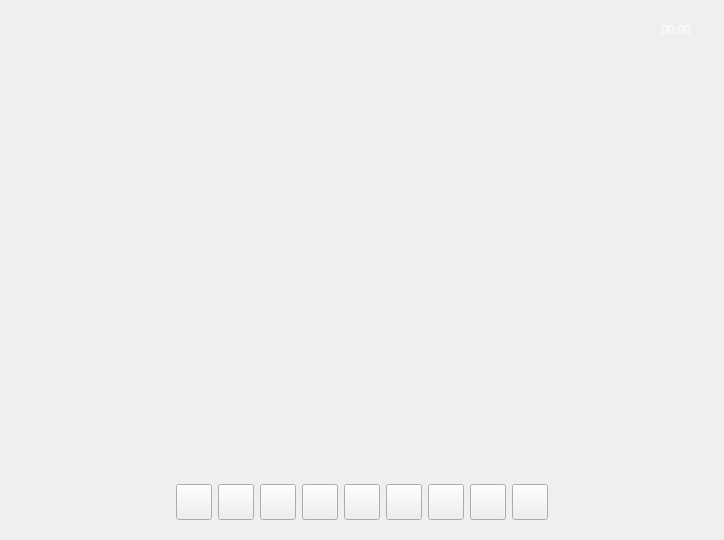
<?xml version="1.0" encoding="UTF-8"?>
<ui version="4.0">
 <class>VideoOverlay</class>
 <widget class="QWidget" name="VideoOverlay">
  <property name="geometry">
   <rect>
    <x>0</x>
    <y>0</y>
    <width>724</width>
    <height>540</height>
   </rect>
  </property>
  <property name="sizePolicy">
   <sizepolicy hsizetype="MinimumExpanding" vsizetype="MinimumExpanding">
    <horstretch>0</horstretch>
    <verstretch>0</verstretch>
   </sizepolicy>
  </property>
  <property name="acceptDrops">
   <bool>false</bool>
  </property>
  <property name="windowTitle">
   <string/>
  </property>
  <layout class="QGridLayout" name="gridLayout" rowstretch="0,1,0" columnstretch="0,0,2,0,0">
   <item row="2" column="0" colspan="5">
    <widget class="QWidget" name="bottomButtons" native="true">
     <layout class="QHBoxLayout" name="horizontalLayout_3">
      <item>
       <spacer name="horizontalSpacer">
        <property name="orientation">
         <enum>Qt::Horizontal</enum>
        </property>
        <property name="sizeHint" stdset="0">
         <size>
          <width>40</width>
          <height>20</height>
         </size>
        </property>
       </spacer>
      </item>
      <item>
       <widget class="OverlayButton" name="hangupButton">
        <property name="minimumSize">
         <size>
          <width>36</width>
          <height>36</height>
         </size>
        </property>
        <property name="maximumSize">
         <size>
          <width>36</width>
          <height>36</height>
         </size>
        </property>
        <property name="toolTip">
         <string>Hangup</string>
        </property>
        <property name="text">
         <string/>
        </property>
        <property name="iconSize">
         <size>
          <width>24</width>
          <height>24</height>
         </size>
        </property>
        <property name="originPix" stdset="0">
         <pixmap resource="../../resources/ressources.qrc">:/images/icons/ic_close_white_24dp.png</pixmap>
        </property>
        <property name="checkedPix" stdset="0">
         <pixmap resource="../../resources/ressources.qrc">:/images/icons/ic_close_white_24dp.png</pixmap>
        </property>
        <property name="tintColor" stdset="0">
         <color>
          <red>255</red>
          <green>0</green>
          <blue>0</blue>
         </color>
        </property>
       </widget>
      </item>
      <item>
       <widget class="OverlayButton" name="holdButton">
        <property name="minimumSize">
         <size>
          <width>36</width>
          <height>36</height>
         </size>
        </property>
        <property name="maximumSize">
         <size>
          <width>36</width>
          <height>36</height>
         </size>
        </property>
        <property name="toolTip">
         <string>Hold / Unhold</string>
        </property>
        <property name="text">
         <string/>
        </property>
        <property name="iconSize">
         <size>
          <width>24</width>
          <height>24</height>
         </size>
        </property>
        <property name="checkable">
         <bool>true</bool>
        </property>
        <property name="originPix" stdset="0">
         <pixmap resource="../../resources/ressources.qrc">:/images/icons/ic_pause_white_24dp.png</pixmap>
        </property>
        <property name="checkedPix" stdset="0">
         <pixmap resource="../../resources/ressources.qrc">:/images/icons/ic_play_white_24dp.png</pixmap>
        </property>
        <property name="tintColor" stdset="0">
         <color>
          <red>0</red>
          <green>170</green>
          <blue>255</blue>
         </color>
        </property>
       </widget>
      </item>
      <item>
       <widget class="OverlayButton" name="addToConferenceButton">
        <property name="minimumSize">
         <size>
          <width>36</width>
          <height>36</height>
         </size>
        </property>
        <property name="maximumSize">
         <size>
          <width>36</width>
          <height>36</height>
         </size>
        </property>
        <property name="toolTip">
         <string>Add a contact to this call</string>
        </property>
        <property name="text">
         <string/>
        </property>
        <property name="iconSize">
         <size>
          <width>24</width>
          <height>24</height>
         </size>
        </property>
        <property name="originPix" stdset="0">
         <pixmap resource="../../resources/ressources.qrc">:/images/icons/ic_group_add_white_24dp.png</pixmap>
        </property>
        <property name="checkedPix" stdset="0">
         <pixmap resource="../../resources/ressources.qrc">:/images/icons/ic_group_add_white_24dp.png</pixmap>
        </property>
        <property name="tintColor" stdset="0">
         <color>
          <red>0</red>
          <green>170</green>
          <blue>255</blue>
         </color>
        </property>
       </widget>
      </item>
      <item>
       <widget class="OverlayButton" name="transferCallButton">
        <property name="minimumSize">
         <size>
          <width>36</width>
          <height>36</height>
         </size>
        </property>
        <property name="maximumSize">
         <size>
          <width>36</width>
          <height>36</height>
         </size>
        </property>
        <property name="toolTip">
         <string>Transfer the call</string>
        </property>
        <property name="text">
         <string/>
        </property>
        <property name="iconSize">
         <size>
          <width>24</width>
          <height>24</height>
         </size>
        </property>
        <property name="originPix" stdset="0">
         <pixmap resource="../../resources/ressources.qrc">:/images/icons/ic_call_transfer_white_24px.png</pixmap>
        </property>
        <property name="checkedPix" stdset="0">
         <pixmap resource="../../resources/ressources.qrc">:/images/icons/ic_call_transfer_white_24px.png</pixmap>
        </property>
        <property name="tintColor" stdset="0">
         <color>
          <red>0</red>
          <green>170</green>
          <blue>255</blue>
         </color>
        </property>
       </widget>
      </item>
      <item>
       <widget class="OverlayButton" name="chatButton">
        <property name="minimumSize">
         <size>
          <width>36</width>
          <height>36</height>
         </size>
        </property>
        <property name="maximumSize">
         <size>
          <width>36</width>
          <height>36</height>
         </size>
        </property>
        <property name="toolTip">
         <string>Chat</string>
        </property>
        <property name="text">
         <string/>
        </property>
        <property name="iconSize">
         <size>
          <width>24</width>
          <height>24</height>
         </size>
        </property>
        <property name="originPix" stdset="0">
         <pixmap resource="../../resources/ressources.qrc">:/images/icons/ic_chat_white_24dp.png</pixmap>
        </property>
        <property name="checkedPix" stdset="0">
         <pixmap resource="../../resources/ressources.qrc">:/images/icons/ic_chat_white_24dp.png</pixmap>
        </property>
        <property name="tintColor" stdset="0">
         <color>
          <red>0</red>
          <green>170</green>
          <blue>255</blue>
         </color>
        </property>
       </widget>
      </item>
      <item>
       <widget class="OverlayButton" name="noMicButton">
        <property name="sizePolicy">
         <sizepolicy hsizetype="Minimum" vsizetype="Minimum">
          <horstretch>0</horstretch>
          <verstretch>0</verstretch>
         </sizepolicy>
        </property>
        <property name="minimumSize">
         <size>
          <width>36</width>
          <height>36</height>
         </size>
        </property>
        <property name="maximumSize">
         <size>
          <width>36</width>
          <height>36</height>
         </size>
        </property>
        <property name="toolTip">
         <string>Mute Mic</string>
        </property>
        <property name="text">
         <string/>
        </property>
        <property name="iconSize">
         <size>
          <width>24</width>
          <height>24</height>
         </size>
        </property>
        <property name="checkable">
         <bool>true</bool>
        </property>
        <property name="originPix" stdset="0">
         <pixmap resource="../../resources/ressources.qrc">:/images/icons/ic_mic_white_24dp.png</pixmap>
        </property>
        <property name="checkedPix" stdset="0">
         <pixmap resource="../../resources/ressources.qrc">:/images/icons/ic_mic_off_white_24dp.png</pixmap>
        </property>
        <property name="tintColor" stdset="0">
         <color>
          <red>0</red>
          <green>170</green>
          <blue>255</blue>
         </color>
        </property>
       </widget>
      </item>
      <item>
       <widget class="OverlayButton" name="noVideoButton">
        <property name="sizePolicy">
         <sizepolicy hsizetype="Minimum" vsizetype="Minimum">
          <horstretch>0</horstretch>
          <verstretch>0</verstretch>
         </sizepolicy>
        </property>
        <property name="minimumSize">
         <size>
          <width>36</width>
          <height>36</height>
         </size>
        </property>
        <property name="maximumSize">
         <size>
          <width>36</width>
          <height>36</height>
         </size>
        </property>
        <property name="toolTip">
         <string>Mute Video</string>
        </property>
        <property name="text">
         <string/>
        </property>
        <property name="iconSize">
         <size>
          <width>24</width>
          <height>24</height>
         </size>
        </property>
        <property name="checkable">
         <bool>true</bool>
        </property>
        <property name="originPix" stdset="0">
         <pixmap resource="../../resources/ressources.qrc">:/images/icons/ic_videocam_white.png</pixmap>
        </property>
        <property name="checkedPix" stdset="0">
         <pixmap resource="../../resources/ressources.qrc">:/images/icons/ic_videocam_off_white_24dp.png</pixmap>
        </property>
        <property name="tintColor" stdset="0">
         <color>
          <red>0</red>
          <green>170</green>
          <blue>255</blue>
         </color>
        </property>
       </widget>
      </item>
      <item>
       <widget class="OverlayButton" name="recButton">
        <property name="sizePolicy">
         <sizepolicy hsizetype="Fixed" vsizetype="Fixed">
          <horstretch>0</horstretch>
          <verstretch>0</verstretch>
         </sizepolicy>
        </property>
        <property name="minimumSize">
         <size>
          <width>36</width>
          <height>36</height>
         </size>
        </property>
        <property name="maximumSize">
         <size>
          <width>36</width>
          <height>36</height>
         </size>
        </property>
        <property name="toolTip">
         <string>Record call</string>
        </property>
        <property name="text">
         <string/>
        </property>
        <property name="iconSize">
         <size>
          <width>24</width>
          <height>24</height>
         </size>
        </property>
        <property name="originPix" stdset="0">
         <pixmap resource="../../resources/ressources.qrc">:/images/icons/ic_voicemail_white_24dp_2x.png</pixmap>
        </property>
        <property name="checkedPix" stdset="0">
         <pixmap resource="../../resources/ressources.qrc">:/images/icons/ic_voicemail_white_24dp_2x.png</pixmap>
        </property>
        <property name="tintColor" stdset="0">
         <color>
          <red>0</red>
          <green>170</green>
          <blue>255</blue>
         </color>
        </property>
       </widget>
      </item>
      <item>
       <widget class="OverlayButton" name="sipInputPanelButton">
        <property name="sizePolicy">
         <sizepolicy hsizetype="Fixed" vsizetype="Fixed">
          <horstretch>0</horstretch>
          <verstretch>0</verstretch>
         </sizepolicy>
        </property>
        <property name="minimumSize">
         <size>
          <width>36</width>
          <height>36</height>
         </size>
        </property>
        <property name="maximumSize">
         <size>
          <width>36</width>
          <height>36</height>
         </size>
        </property>
        <property name="toolTip">
         <string>Input Panel</string>
        </property>
        <property name="text">
         <string/>
        </property>
        <property name="iconSize">
         <size>
          <width>24</width>
          <height>24</height>
         </size>
        </property>
        <property name="checkable">
         <bool>true</bool>
        </property>
        <property name="originPix" stdset="0">
         <pixmap resource="../../resources/ressources.qrc">:/images/icons/icon-keypad-24-2x.png</pixmap>
        </property>
        <property name="checkedPix" stdset="0">
         <pixmap resource="../../resources/ressources.qrc">:/images/icons/icon-keypad-24-2x.png</pixmap>
        </property>
        <property name="tintColor" stdset="0">
         <color>
          <red>0</red>
          <green>170</green>
          <blue>255</blue>
         </color>
        </property>
       </widget>
      </item>
      <item>
       <spacer name="horizontalSpacer_2">
        <property name="orientation">
         <enum>Qt::Horizontal</enum>
        </property>
        <property name="sizeHint" stdset="0">
         <size>
          <width>40</width>
          <height>20</height>
         </size>
        </property>
       </spacer>
      </item>
     </layout>
    </widget>
   </item>
   <item row="0" column="2">
    <widget class="QWidget" name="topInfoBar" native="true">
     <layout class="QHBoxLayout" name="horizontalLayout_7">
      <item>
       <widget class="QLabel" name="nameLabel">
        <property name="palette">
         <palette>
          <active>
           <colorrole role="WindowText">
            <brush brushstyle="SolidPattern">
             <color alpha="255">
              <red>255</red>
              <green>255</green>
              <blue>255</blue>
             </color>
            </brush>
           </colorrole>
          </active>
          <inactive>
           <colorrole role="WindowText">
            <brush brushstyle="SolidPattern">
             <color alpha="255">
              <red>255</red>
              <green>255</green>
              <blue>255</blue>
             </color>
            </brush>
           </colorrole>
          </inactive>
          <disabled>
           <colorrole role="WindowText">
            <brush brushstyle="SolidPattern">
             <color alpha="255">
              <red>143</red>
              <green>146</green>
              <blue>147</blue>
             </color>
            </brush>
           </colorrole>
          </disabled>
         </palette>
        </property>
        <property name="font">
         <font>
          <pointsize>9</pointsize>
         </font>
        </property>
        <property name="toolTip">
         <string>Name label</string>
        </property>
        <property name="text">
         <string/>
        </property>
       </widget>
      </item>
      <item>
       <spacer name="horizontalSpacer_3">
        <property name="orientation">
         <enum>Qt::Horizontal</enum>
        </property>
        <property name="sizeHint" stdset="0">
         <size>
          <width>40</width>
          <height>20</height>
         </size>
        </property>
       </spacer>
      </item>
      <item>
       <widget class="QLabel" name="timerLabel">
        <property name="palette">
         <palette>
          <active>
           <colorrole role="WindowText">
            <brush brushstyle="SolidPattern">
             <color alpha="255">
              <red>255</red>
              <green>255</green>
              <blue>255</blue>
             </color>
            </brush>
           </colorrole>
          </active>
          <inactive>
           <colorrole role="WindowText">
            <brush brushstyle="SolidPattern">
             <color alpha="255">
              <red>255</red>
              <green>255</green>
              <blue>255</blue>
             </color>
            </brush>
           </colorrole>
          </inactive>
          <disabled>
           <colorrole role="WindowText">
            <brush brushstyle="SolidPattern">
             <color alpha="255">
              <red>143</red>
              <green>146</green>
              <blue>147</blue>
             </color>
            </brush>
           </colorrole>
          </disabled>
         </palette>
        </property>
        <property name="font">
         <font>
          <pointsize>9</pointsize>
         </font>
        </property>
        <property name="toolTip">
         <string>Time elapsed</string>
        </property>
        <property name="text">
         <string>00:00</string>
        </property>
       </widget>
      </item>
     </layout>
    </widget>
   </item>
   <item row="1" column="0" colspan="5">
    <layout class="QHBoxLayout" name="horizontalLayout_5">
     <property name="spacing">
      <number>7</number>
     </property>
     <item alignment="Qt::AlignHCenter|Qt::AlignVCenter">
      <widget class="QLabel" name="onHoldLabel">
       <property name="minimumSize">
        <size>
         <width>100</width>
         <height>100</height>
        </size>
       </property>
       <property name="font">
        <font>
         <stylestrategy>PreferAntialias</stylestrategy>
        </font>
       </property>
       <property name="toolTip">
        <string>Call on Hold</string>
       </property>
       <property name="autoFillBackground">
        <bool>false</bool>
       </property>
       <property name="text">
        <string notr="true"/>
       </property>
       <property name="pixmap">
        <pixmap resource="../../resources/ressources.qrc">:/images/icons/ic_pause_white_100px.png</pixmap>
       </property>
      </widget>
     </item>
    </layout>
   </item>
  </layout>
 </widget>
 <customwidgets>
  <customwidget>
   <class>OverlayButton</class>
   <extends>QPushButton</extends>
   <header>overlaybutton.h</header>
  </customwidget>
 </customwidgets>
 <resources>
  <include location="../../resources/ressources.qrc"/>
 </resources>
 <connections/>
</ui>
